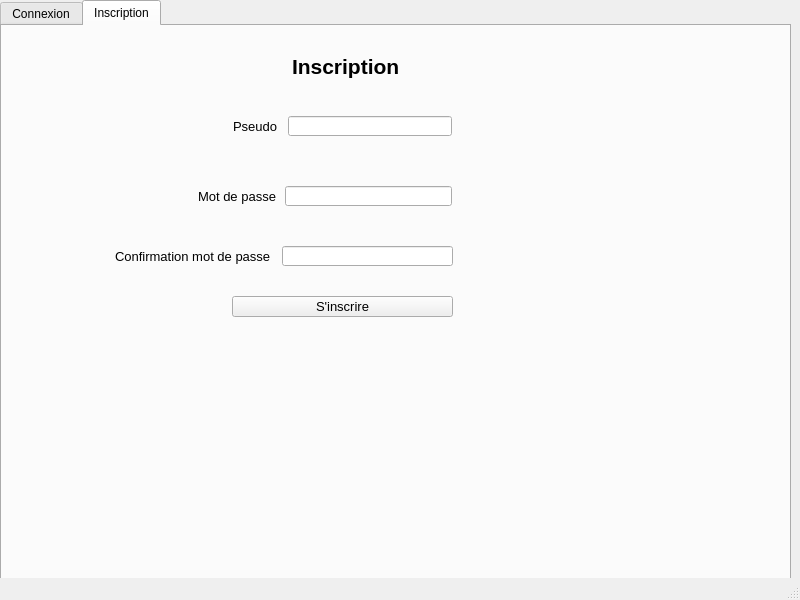
<?xml version="1.0" encoding="UTF-8"?>
<ui version="4.0">
 <class>MainWindow</class>
 <widget class="QMainWindow" name="MainWindow">
  <property name="geometry">
   <rect>
    <x>0</x>
    <y>0</y>
    <width>800</width>
    <height>600</height>
   </rect>
  </property>
  <property name="windowTitle">
   <string>MainWindow</string>
  </property>
  <widget class="QWidget" name="centralwidget">
   <widget class="QTabWidget" name="tabWidget">
    <property name="geometry">
     <rect>
      <x>0</x>
      <y>0</y>
      <width>791</width>
      <height>581</height>
     </rect>
    </property>
    <property name="currentIndex">
     <number>1</number>
    </property>
    <widget class="QWidget" name="tab">
     <attribute name="title">
      <string>Connexion</string>
     </attribute>
     <widget class="QGroupBox" name="groupBox">
      <property name="geometry">
       <rect>
        <x>60</x>
        <y>30</y>
        <width>721</width>
        <height>531</height>
       </rect>
      </property>
      <property name="font">
       <font>
        <pointsize>11</pointsize>
        <weight>75</weight>
        <bold>true</bold>
       </font>
      </property>
      <property name="title">
       <string>Se connecter</string>
      </property>
      <widget class="QPushButton" name="B_login">
       <property name="geometry">
        <rect>
         <x>200</x>
         <y>270</y>
         <width>231</width>
         <height>31</height>
        </rect>
       </property>
       <property name="font">
        <font>
         <pointsize>10</pointsize>
         <weight>50</weight>
         <bold>false</bold>
        </font>
       </property>
       <property name="text">
        <string>Connexion</string>
       </property>
      </widget>
      <widget class="QWidget" name="layoutWidget">
       <property name="geometry">
        <rect>
         <x>200</x>
         <y>130</y>
         <width>231</width>
         <height>61</height>
        </rect>
       </property>
       <layout class="QHBoxLayout" name="horizontalLayout">
        <item>
         <widget class="QLabel" name="label">
          <property name="font">
           <font>
            <pointsize>10</pointsize>
            <weight>50</weight>
            <bold>false</bold>
           </font>
          </property>
          <property name="text">
           <string>Pseudo</string>
          </property>
         </widget>
        </item>
        <item>
         <widget class="QLineEdit" name="lineEdit_username"/>
        </item>
       </layout>
      </widget>
      <widget class="QWidget" name="layoutWidget">
       <property name="geometry">
        <rect>
         <x>170</x>
         <y>200</y>
         <width>261</width>
         <height>61</height>
        </rect>
       </property>
       <layout class="QHBoxLayout" name="horizontalLayout_2">
        <item>
         <widget class="QLabel" name="label_2">
          <property name="font">
           <font>
            <pointsize>10</pointsize>
            <weight>50</weight>
            <bold>false</bold>
           </font>
          </property>
          <property name="text">
           <string>Mot de passe</string>
          </property>
         </widget>
        </item>
        <item>
         <widget class="QLineEdit" name="lineEdit_password">
          <property name="echoMode">
           <enum>QLineEdit::Password</enum>
          </property>
         </widget>
        </item>
       </layout>
      </widget>
     </widget>
    </widget>
    <widget class="QWidget" name="tab_2">
     <attribute name="title">
      <string>Inscription</string>
     </attribute>
     <widget class="QPushButton" name="B_inscription">
      <property name="geometry">
       <rect>
        <x>230</x>
        <y>270</y>
        <width>221</width>
        <height>21</height>
       </rect>
      </property>
      <property name="font">
       <font>
        <pointsize>10</pointsize>
       </font>
      </property>
      <property name="text">
       <string>S'inscrire</string>
      </property>
     </widget>
     <widget class="QLabel" name="label_4">
      <property name="geometry">
       <rect>
        <x>196</x>
        <y>141</y>
        <width>81</width>
        <height>59</height>
       </rect>
      </property>
      <property name="font">
       <font>
        <pointsize>10</pointsize>
       </font>
      </property>
      <property name="text">
       <string>Mot de passe</string>
      </property>
     </widget>
     <widget class="QLineEdit" name="lineEdit_password_2">
      <property name="geometry">
       <rect>
        <x>283</x>
        <y>160</y>
        <width>167</width>
        <height>20</height>
       </rect>
      </property>
     </widget>
     <widget class="QLabel" name="label_3">
      <property name="geometry">
       <rect>
        <x>231</x>
        <y>71</y>
        <width>49</width>
        <height>59</height>
       </rect>
      </property>
      <property name="font">
       <font>
        <pointsize>10</pointsize>
       </font>
      </property>
      <property name="text">
       <string>Pseudo</string>
      </property>
     </widget>
     <widget class="QLineEdit" name="lineEdit_username_2">
      <property name="geometry">
       <rect>
        <x>286</x>
        <y>90</y>
        <width>164</width>
        <height>20</height>
       </rect>
      </property>
     </widget>
     <widget class="QLabel" name="label_5">
      <property name="geometry">
       <rect>
        <x>113</x>
        <y>201</y>
        <width>161</width>
        <height>59</height>
       </rect>
      </property>
      <property name="font">
       <font>
        <pointsize>10</pointsize>
       </font>
      </property>
      <property name="text">
       <string>Confirmation mot de passe</string>
      </property>
     </widget>
     <widget class="QLineEdit" name="lineEdit_confirmpass">
      <property name="geometry">
       <rect>
        <x>280</x>
        <y>220</y>
        <width>171</width>
        <height>20</height>
       </rect>
      </property>
     </widget>
     <widget class="QLabel" name="label_6">
      <property name="geometry">
       <rect>
        <x>290</x>
        <y>20</y>
        <width>181</width>
        <height>41</height>
       </rect>
      </property>
      <property name="font">
       <font>
        <pointsize>16</pointsize>
        <weight>75</weight>
        <bold>true</bold>
       </font>
      </property>
      <property name="text">
       <string>Inscription</string>
      </property>
     </widget>
    </widget>
   </widget>
  </widget>
  <widget class="QStatusBar" name="statusbar"/>
 </widget>
 <resources/>
 <connections/>
</ui>
